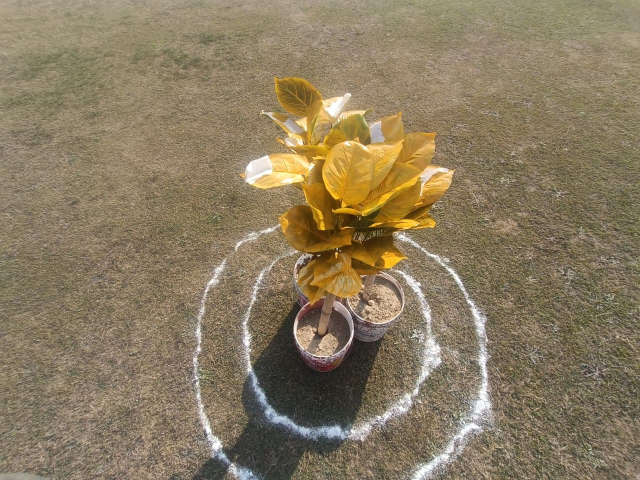
#> input picture scan_drone/image_processing/WhatsApp Image 2026-01-12 at 17.35.58.jpeg, 1280 x 960 px, given in place of the camera (shown at 1/2 size)
$ python color_detector.py
#> lines starting #> are read from the running program, lines starting #| are printed output that depends on the picture; after the words box and inside, x2 and y2 are one past the last pixel; in counts of white or black regions, pixels touching at a corner belong together
import cv2
import numpy as np
from typing import List, Tuple
import logging

# Handle imports for both package and direct execution
if __name__ == "__main__":
    logging.basicConfig(level=logging.DEBUG)
    def get_logger():
        return logging.getLogger(__name__)
else:
    try:
        from ..utils.logger import get_logger
    except ImportError:
        logging.basicConfig(level=logging.DEBUG)
        def get_logger():
            return logging.getLogger(__name__)

class ColorDetector:
    """Detects yellow spots in images using HSV color space."""

    def __init__(self, lower_yellow: Tuple[int, int, int] = (20, 15, 200),
                 upper_yellow: Tuple[int, int, int] = (36, 240, 255),
                 min_area: int = 500,
                 max_area: int = 50000000):
        """
        Initialize color detector.

        Args:
            lower_yellow: Lower HSV threshold for yellow detection
            upper_yellow: Upper HSV threshold for yellow detection
            min_area: Minimum contour area to consider as a spot
            max_area: Maximum contour area to consider as a spot
        """
        self.lower_yellow = np.array(lower_yellow)
        self.upper_yellow = np.array(upper_yellow)
        self.min_area = min_area
        self.max_area = max_area
        self.logger = get_logger()

    def detect_yellow_spots(self, image: np.ndarray) -> Tuple[List[Tuple[int, int]], List[np.ndarray], np.ndarray]:
        """
        Detect yellow spots in the image.

        Args:
            image: Input BGR image

        Returns:
            Tuple of (centers, contours, mask)
        """
        try:
            if image is None or image.size == 0:
                self.logger.warning("Empty image received for detection")
                return [], [], np.zeros((100, 100), dtype=np.uint8)

            # Convert to HSV color space
            hsv_image = cv2.cvtColor(image, cv2.COLOR_BGR2HSV)

            # Create mask for yellow color
            mask = cv2.inRange(hsv_image, self.lower_yellow, self.upper_yellow)

            # Apply morphological operations to clean up mask
            kernel = np.ones((5, 5), np.uint8)
            mask = cv2.morphologyEx(mask, cv2.MORPH_CLOSE, kernel)
            mask = cv2.morphologyEx(mask, cv2.MORPH_OPEN, kernel)

            # Find contours
            contours, _ = cv2.findContours(mask, cv2.RETR_EXTERNAL, cv2.CHAIN_APPROX_SIMPLE)

            valid_centers = []
            valid_contours = []

            for contour in contours:
                area = cv2.contourArea(contour)

                # Filter by area
                if self.min_area <= area <= self.max_area:
                    M = cv2.moments(contour)
                    if M["m00"] != 0:
                        cX = int(M["m10"] / M["m00"])
                        cY = int(M["m01"] / M["m00"])
                        valid_centers.append((cX, cY))
                        valid_contours.append(contour)

            self.logger.debug(f"Detected {len(valid_centers)} yellow spots")
            return valid_centers, valid_contours, mask

        except Exception as e:
            self.logger.error(f"Error in yellow spot detection: {e}")
            return [], [], np.zeros_like(image[:, :, 0]) if image is not None else np.zeros((100, 100), dtype=np.uint8)

    def get_spot_info(self, contour: np.ndarray) -> dict:
        """Extract detailed information about a spot."""
        try:
            M = cv2.moments(contour)
            area = cv2.contourArea(contour)
            x, y, w, h = cv2.boundingRect(contour)

            center = (int(M["m10"] / M["m00"]), int(M["m01"] / M["m00"])) if M["m00"] != 0 else (0, 0)

            return {
                'center': center,
                'area': area,
                'bounding_box': (x, y, w, h),
                'perimeter': cv2.arcLength(contour, True)
            }
        except Exception as e:
            self.logger.error(f"Error extracting spot info: {e}")
            return {'center': (0, 0), 'area': 0, 'bounding_box': (0, 0, 0, 0), 'perimeter': 0}

    def visualize_detections(self, image: np.ndarray, centers: List[Tuple[int, int]],
                            contours: List[np.ndarray], mask: np.ndarray) -> np.ndarray:
        """Create an overlay visualization of detected yellow spots."""
        overlay = image.copy()

        # Draw contours in green
        cv2.drawContours(overlay, contours, -1, (0, 255, 0), 2)

        # Draw centers and labels
        for i, (center, contour) in enumerate(zip(centers, contours)):
            # Get spot info
            info = self.get_spot_info(contour)

            # Draw bounding box in blue
            x, y, w, h = info['bounding_box']
            cv2.rectangle(overlay, (x, y), (x + w, y + h), (255, 0, 0), 2)

            # Draw centroid with crosshair
            cv2.circle(overlay, center, 8, (0, 0, 255), -1)  # Red filled circle
            cv2.circle(overlay, center, 12, (255, 255, 255), 2)  # White outline
            # Draw crosshair
            cv2.line(overlay, (center[0] - 15, center[1]), (center[0] + 15, center[1]), (255, 255, 255), 2)
            cv2.line(overlay, (center[0], center[1] - 15), (center[0], center[1] + 15), (255, 255, 255), 2)

            # Add text labels with outline for visibility
            label = f"Spot {i+1}"
            centroid_label = f"({center[0]}, {center[1]})"
            area_label = f"Area: {info['area']:.0f}px"

            # Position labels near the spot
            text_x = center[0] + 20
            text_y = center[1] - 20

            # Draw label
            cv2.putText(overlay, label, (text_x, text_y),
                       cv2.FONT_HERSHEY_SIMPLEX, 0.6, (0, 0, 0), 3)
            cv2.putText(overlay, label, (text_x, text_y),
                       cv2.FONT_HERSHEY_SIMPLEX, 0.6, (255, 255, 0), 2)

            # Draw centroid coordinates
            cv2.putText(overlay, centroid_label, (text_x, text_y + 20),
                       cv2.FONT_HERSHEY_SIMPLEX, 0.5, (0, 0, 0), 3)
            cv2.putText(overlay, centroid_label, (text_x, text_y + 20),
                       cv2.FONT_HERSHEY_SIMPLEX, 0.5, (255, 255, 255), 1)

            # Draw area
            cv2.putText(overlay, area_label, (text_x, text_y + 40),
                       cv2.FONT_HERSHEY_SIMPLEX, 0.5, (0, 0, 0), 3)
            cv2.putText(overlay, area_label, (text_x, text_y + 40),
                       cv2.FONT_HERSHEY_SIMPLEX, 0.5, (0, 255, 0), 2)

            # Print to console
            print(f"Spot {i+1}: Centroid=({center[0]}, {center[1]}), Area={info['area']:.2f}px²")

        # Add summary text
        summary = f"Yellow Spots Detected: {len(centers)}"
        cv2.putText(overlay, summary, (10, 30),
                   cv2.FONT_HERSHEY_SIMPLEX, 0.8, (0, 0, 0), 3)
        cv2.putText(overlay, summary, (10, 30),
                   cv2.FONT_HERSHEY_SIMPLEX, 0.8, (0, 255, 0), 2)

        return overlay


def main():
    """Test the ColorDetector with camera or image file."""
    detector = ColorDetector()
    cap = cv2.VideoCapture(0)

    if not cap.isOpened():
        print("Camera not available, using test image...")
        # Create test image with yellow spots
        image = np.zeros((480, 640, 3), dtype=np.uint8)
        cv2.circle(image, (200, 200), 40, (0, 255, 255), -1)
        cv2.circle(image, (400, 300), 30, (0, 255, 255), -1)
        cv2.rectangle(image, (100, 350), (150, 400), (0, 255, 255), -1)

        centers, contours, mask = detector.detect_yellow_spots(image)
        overlay = detector.visualize_detections(image, centers, contours, mask)

        print(f"\nDetected {len(centers)} yellow spot(s):")
        for i, center in enumerate(centers):
            info = detector.get_spot_info(contours[i])
            print(f"  Spot {i+1}: Centroid={center}, Area={info['area']:.2f}px²")

        # Create color mask overlay
        mask_colored = cv2.cvtColor(mask, cv2.COLOR_GRAY2BGR)
        mask_colored[:, :, 1] = mask  # Yellow channel
        mask_colored[:, :, 2] = mask  # Yellow channel

        cv2.imshow("Color Feed with Yellow Overlay", overlay)
        cv2.imshow("B&W Mask", mask)
        print("\nPress any key to exit...")
        cv2.waitKey(0)
        cv2.destroyAllWindows()
    else:
        print("Using camera. Press 'q' to quit...")
        print("Real-time detection active...\n")

        while True:
            ret, frame = cap.read()
#> frame is the input picture: shape (960, 1280, 3); mean B, G, R 96.4, 123.3, 138.1
            if not ret:
                break

            centers, contours, mask = detector.detect_yellow_spots(frame)
#> in detect_yellow_spots, `hsv_image = cv2.cvtColor(image, cv2.COLOR_BGR2HSV)`: hsv_image: shape (960, 1280, 3); mean H, S, V 22, 78.1, 138.4
#> in detect_yellow_spots, `mask = cv2.inRange(hsv_image, self.lower_yellow, self.upper_yellow)`:
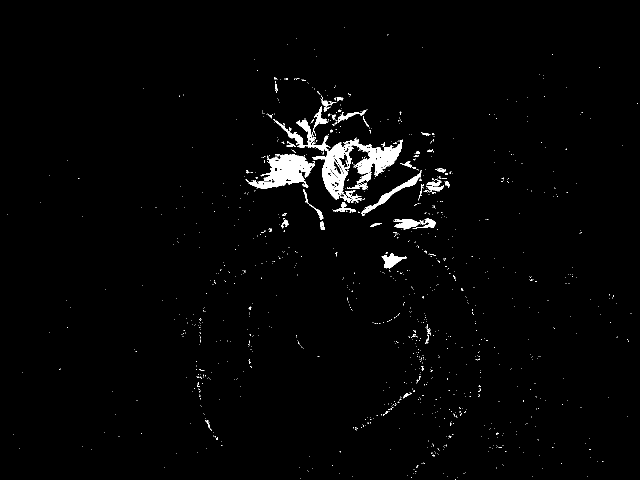
#> mask: shape (960, 1280) (shown at 1/2 size); 1.8% white; 1114 white regions (1069 under 20 px), largest, box (x1, y1, x2, y2) and area: (546, 238, 806, 406) 8713, (491, 308, 630, 378) 4645, (722, 341, 844, 432) 1205
#> in detect_yellow_spots, `mask = cv2.morphologyEx(mask, cv2.MORPH_CLOSE, kernel)`:
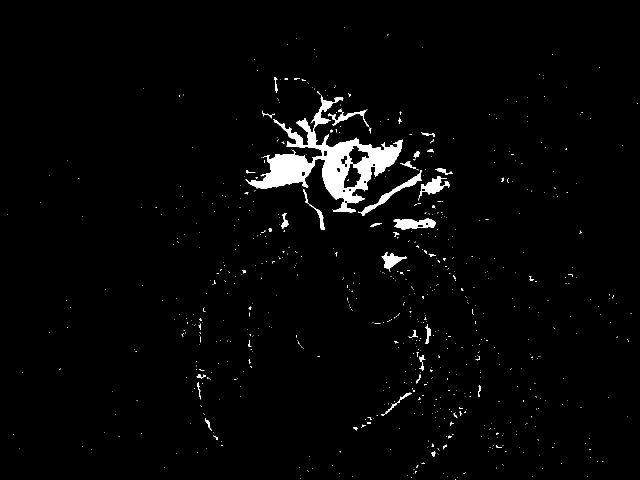
#> mask: shape (960, 1280) (shown at 1/2 size); 2.3% white; 721 white regions (669 under 20 px), largest, box (x1, y1, x2, y2) and area: (491, 191, 806, 425) 18780, (716, 341, 844, 432) 1330, (787, 437, 872, 459) 1219
#> in detect_yellow_spots, `mask = cv2.morphologyEx(mask, cv2.MORPH_OPEN, kernel)`:
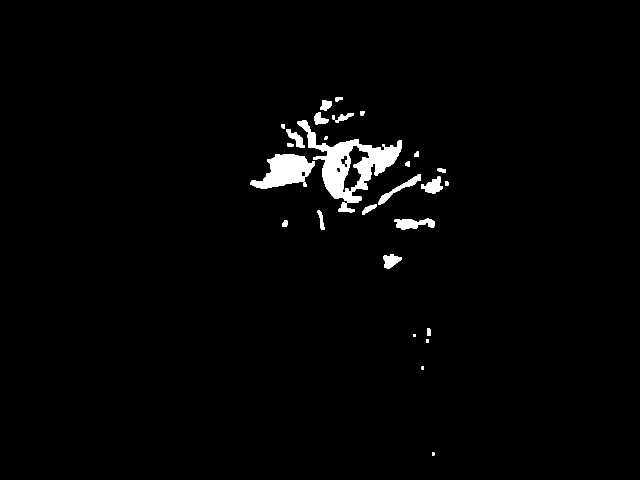
#> mask: shape (960, 1280) (shown at 1/2 size); 1.9% white; 31 white regions
#> in detect_yellow_spots, `contours, _ = cv2.findContours(mask, cv2.RETR_EXTERNAL, cv2.CHAIN_APPR..`: contours = 31 contours, 1 with area under 20; largest, box (x1, y1, x2, y2) and area: (595, 240, 804, 406) 12625, (500, 308, 630, 377) 4866, (789, 437, 870, 459) 1020, (756, 348, 842, 409) 879, (842, 353, 886, 387) 748
#> the loop in detect_yellow_spots, `for contour in contours:` made 31 passes
#> (area, cX, cY) on passes 6, 8, 14, 15, 18, 23, 25: (628, 781, 521), (1019.5, 826, 446), (747.5, 865, 372), (879, 799, 377), (4866, 570, 341), (502, 591, 276), (12625, 701, 329)
#> area on passes 5, 7, 9, 10, 11, 12: 79, 114, 213.5, 240, 305, 37
#> after the loop in detect_yellow_spots, `for contour in contours:`: valid_centers = [(781, 521), (826, 446), (865, 372), (799, 377), (570, 341), (591, 276), (701, 329)]; valid_contours = 7 contours; box (x1, y1, x2, y2) and area: (595, 240, 804, 406) 12625, (500, 308, 630, 377) 4866, (789, 437, 870, 459) 1020, (756, 348, 842, 409) 879, (842, 353, 886, 387) 748, (766, 508, 804, 537) 628, (572, 258, 609, 296) 502
#> centers has the same summary as valid_centers in detect_yellow_spots; contours has the same summary as valid_contours in detect_yellow_spots
            overlay = detector.visualize_detections(frame, centers, contours, mask)
#> in visualize_detections, `cv2.drawContours(overlay, contours, -1, (0, 255, 0), 2)`:
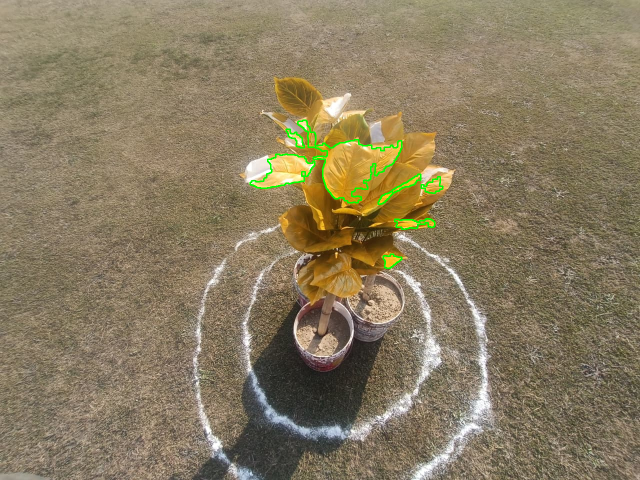
#> overlay: shape (960, 1280, 3) (shown at 1/2 size); 0.56% of pixels changed, all inside (x1, y1, x2, y2) = (499, 239, 887, 538)
#> the loop in visualize_detections, `for i, (center, contour) in enumerate(zip(centers, contours)):` made 7 passes
#> (area in get_spot_info, x, y, w, h, label, centroid_label, area_label) on passes 1 to 7: (628, 766, 508, 38, 29, 'Spot 1', '(781, 521)', 'Area: 628px'), (1019.5, 789, 437, 81, 22, 'Spot 2', '(826, 446)', 'Area: 1020px'), (747.5, 842, 353, 44, 34, 'Spot 3', '(865, 372)', 'Area: 748px'), (879, 756, 348, 86, 61, 'Spot 4', '(799, 377)', 'Area: 879px'), (4866, 500, 308, 130, 69, 'Spot 5', '(570, 341)', 'Area: 4866px'), (502, 572, 258, 37, 38, 'Spot 6', '(591, 276)', 'Area: 502px'), (12625, 595, 240, 209, 166, 'Spot 7', '(701, 329)', 'Area: 12625px')
#| Spot 1: Centroid=(781, 521), Area=628.00px²
#| Spot 2: Centroid=(826, 446), Area=1019.50px²
#| Spot 3: Centroid=(865, 372), Area=747.50px²
#| Spot 4: Centroid=(799, 377), Area=879.00px²
#| Spot 5: Centroid=(570, 341), Area=4866.00px²
#| Spot 6: Centroid=(591, 276), Area=502.00px²
#| Spot 7: Centroid=(701, 329), Area=12625.00px²
#> after the loop in visualize_detections, `for i, (center, contour) in enumerate(zip(centers, contours)):`:
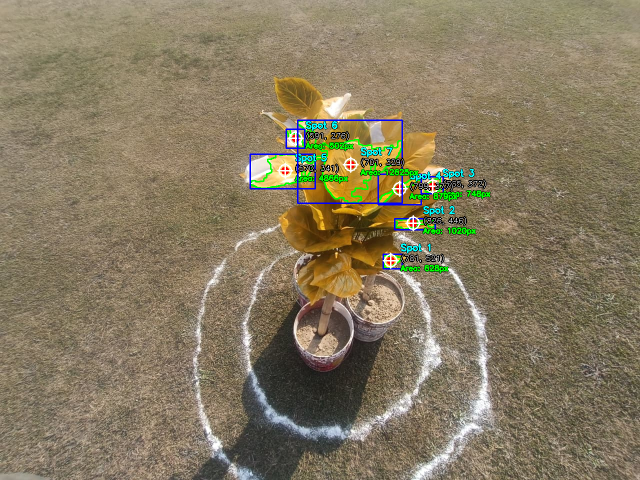
#> overlay: shape (960, 1280, 3) (shown at 1/2 size); 2.12% of pixels changed, all inside (x1, y1, x2, y2) = (499, 239, 982, 548)
#> in visualize_detections, `summary = f"Yellow Spots Detected: {len(centers)}"`: summary = 'Yellow Spots Detected: 7'
#> in visualize_detections, `cv2.putText(overlay, summary, (10, 30), cv2.FONT_HERSHEY_SIMPLEX, 0.8,..`:
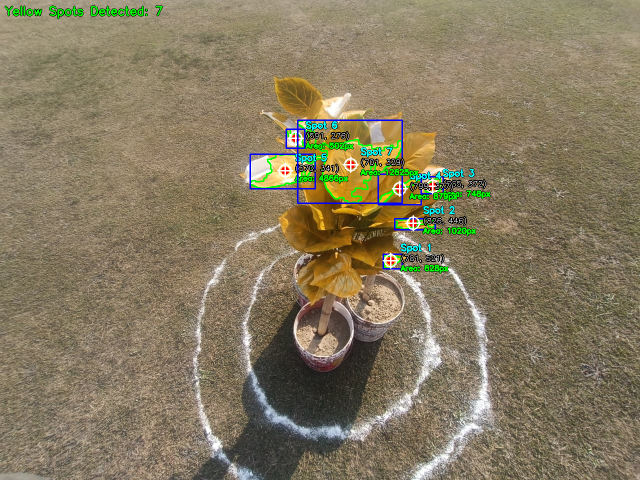
#> overlay: shape (960, 1280, 3) (shown at 1/2 size); mean B, G, R 96.5, 122.7, 134

            cv2.imshow("Color Feed with Yellow Overlay", overlay)
            cv2.imshow("B&W Mask", mask)

            if cv2.waitKey(1) & 0xFF == ord('q'):
#> (key q is pressed here)
                break

        cap.release()
        cv2.destroyAllWindows()


if __name__ == "__main__":
    main()

$ run again, on scan_drone/image_processing/spot_3_frame_2_090834_467_alt2.1m.jpg
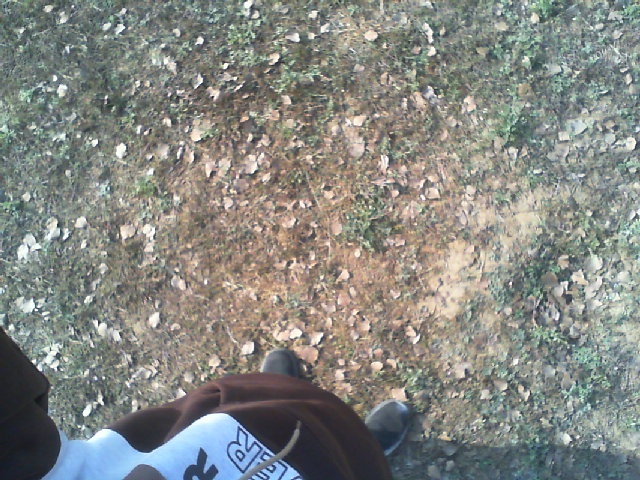
#> input picture scan_drone/image_processing/spot_3_frame_2_090834_467_alt2.1m.jpg, 640 x 480 px, given in place of the camera
#> in main, frame is the input picture: shape (480, 640, 3); mean B, G, R 130.9, 135.8, 133.8
#> hsv_image: shape (480, 640, 3); mean H, S, V 59.7, 35.7, 143.5
#> in detect_yellow_spots, `mask = cv2.morphologyEx(mask, cv2.MORPH_OPEN, kernel)`:
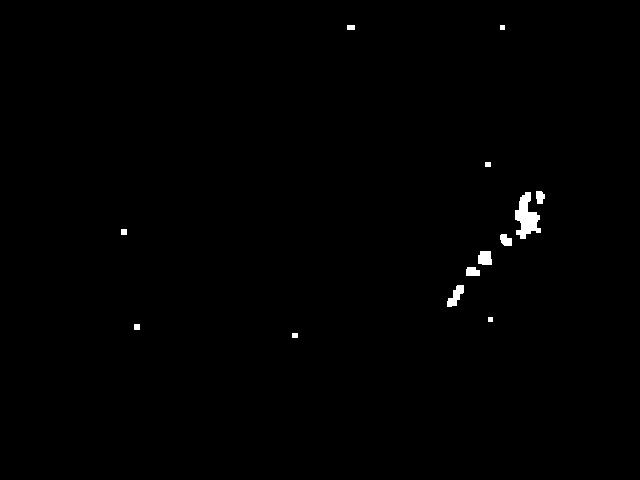
#> mask: shape (480, 640); 0.52% white; 13 white regions
#> in detect_yellow_spots, `contours, _ = cv2.findContours(mask, cv2.RETR_EXTERNAL, cv2.CHAIN_APPR..`: contours = 13 contours, 2 with area under 20; largest, box (x1, y1, x2, y2) and area: (515, 192, 541, 239) 594, (447, 285, 464, 307) 164, (478, 251, 492, 265) 150, (466, 267, 480, 276) 91, (500, 234, 512, 246) 91
#> the loop in detect_yellow_spots, `for contour in contours:` made 13 passes
#> (area, cX, cY) on pass 9: (594.5, 526, 217)
#> after the loop in detect_yellow_spots, `for contour in contours:`: valid_centers = [(526, 217)]; valid_contours = 1 contour; box (x1, y1, x2, y2) and area: (515, 192, 541, 239) 594
#> in main, `centers, contours, mask = detector.detect_yellow_spots(frame)`: centers = [(526, 217)]; contours has the same summary as valid_contours in detect_yellow_spots
#> the loop in visualize_detections, `for i, (center, contour) in enumerate(zip(centers, contours)):` made 1 pass
#> (area in get_spot_info, x, y, w, h, label, centroid_label, area_label) on pass 1: (594.5, 515, 192, 26, 47, 'Spot 1', '(526, 217)', 'Area: 594px')
#> (printed output is left out)
#> summary = 'Yellow Spots Detected: 1'
#> in visualize_detections, `cv2.putText(overlay, summary, (10, 30), cv2.FONT_HERSHEY_SIMPLEX, 0.8,..`:
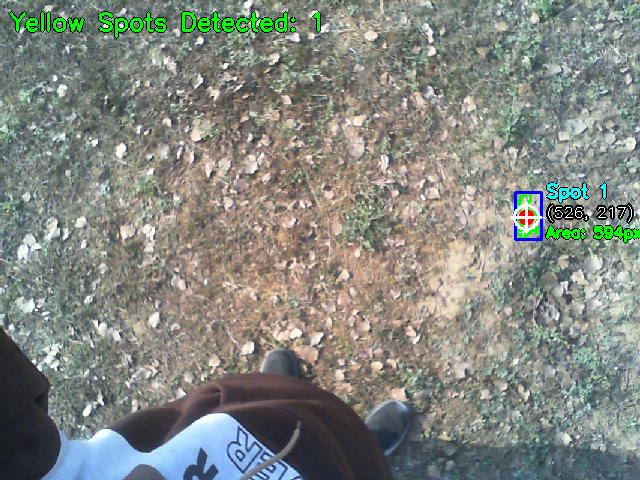
#> overlay: shape (480, 640, 3); mean B, G, R 128.8, 135.7, 131.2

$ run again, on scan_drone/image_processing/spot_66_frame_851_090949_169_alt1.9m.jpg
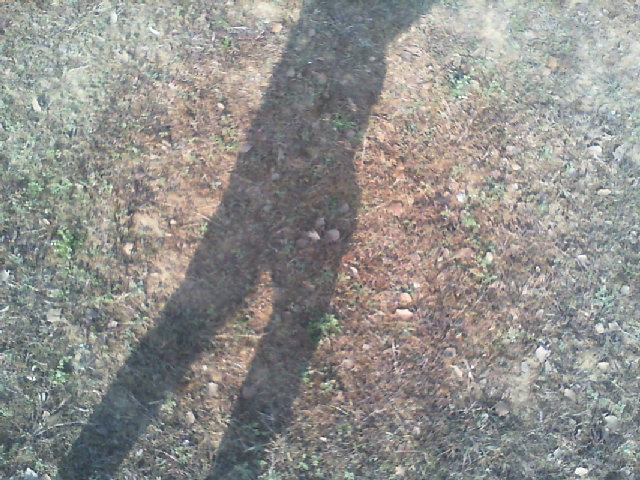
#> input picture scan_drone/image_processing/spot_66_frame_851_090949_169_alt1.9m.jpg, 640 x 480 px, given in place of the camera
#> in main, frame is the input picture: shape (480, 640, 3); mean B, G, R 140.8, 144.3, 145.3
#> hsv_image: shape (480, 640, 3); mean H, S, V 66.6, 24.6, 150.9
#> in detect_yellow_spots, `mask = cv2.morphologyEx(mask, cv2.MORPH_OPEN, kernel)`:
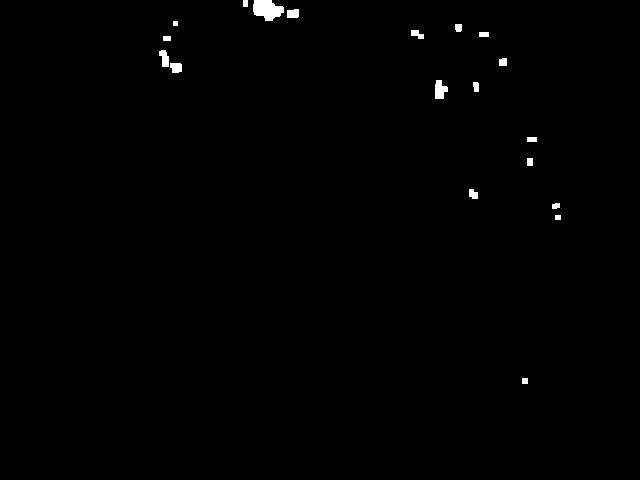
#> mask: shape (480, 640); 0.53% white; 19 white regions
#> in detect_yellow_spots, `contours, _ = cv2.findContours(mask, cv2.RETR_EXTERNAL, cv2.CHAIN_APPR..`: contours = 19 contours, 1 with area under 20; largest, box (x1, y1, x2, y2) and area: (253, 0, 284, 21) 420, (435, 80, 448, 99) 149, (159, 50, 169, 67) 97, (170, 63, 182, 73) 86, (287, 9, 299, 18) 81
#> the loop in detect_yellow_spots, `for contour in contours:` made 19 passes
#> area on passes 3, 4, 7, 8, 9, 10, 11, 14: 30, 55, 40, 149, 86.5, 46.5, 97, 56
#> after the loop in detect_yellow_spots, `for contour in contours:`: valid_centers = []
#> summary = 'Yellow Spots Detected: 0'
#> in visualize_detections, `cv2.putText(overlay, summary, (10, 30), cv2.FONT_HERSHEY_SIMPLEX, 0.8,..`:
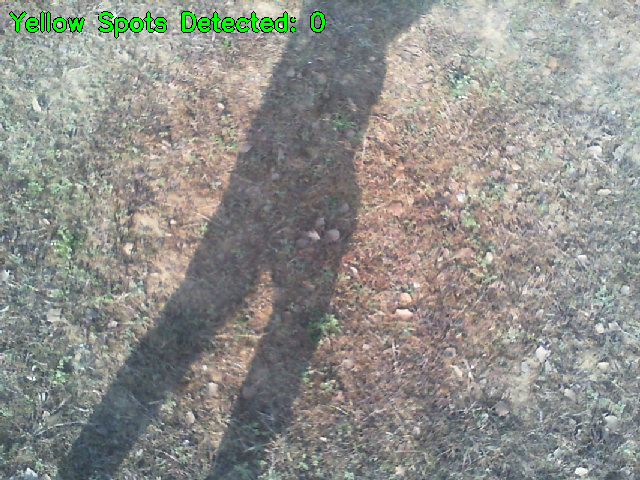
#> overlay: shape (480, 640, 3); mean B, G, R 138.9, 144.1, 143.4
